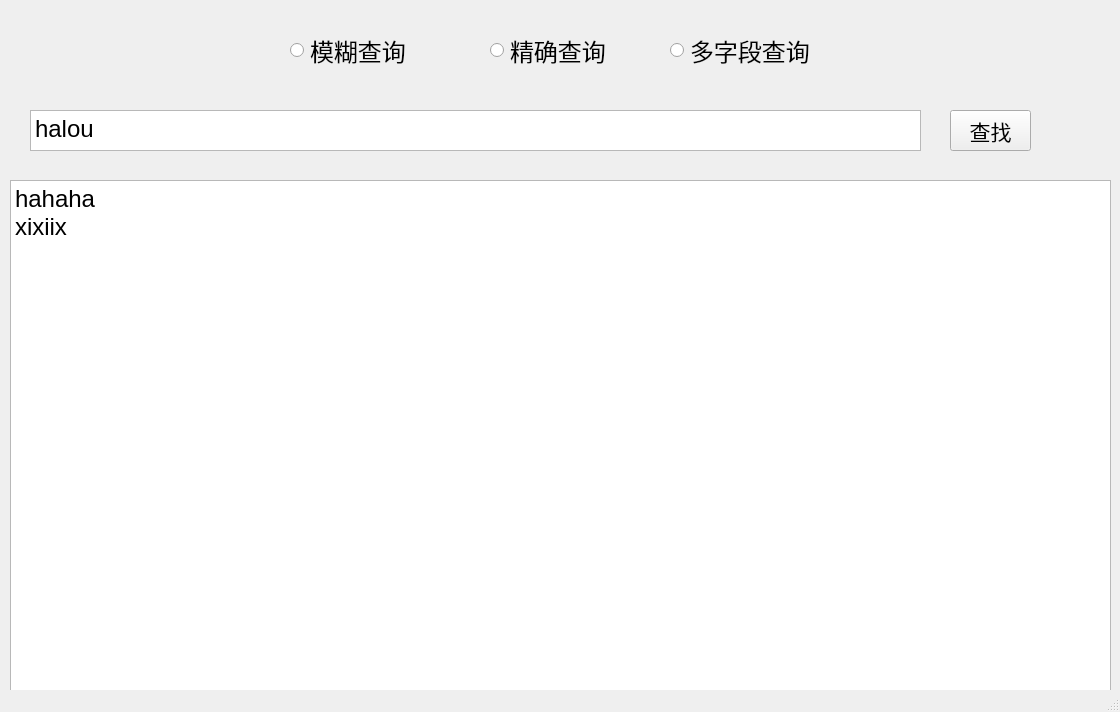
<?xml version="1.0" encoding="UTF-8"?>
<ui version="4.0">
 <class>MainWindow</class>
 <widget class="QMainWindow" name="MainWindow">
  <property name="geometry">
   <rect>
    <x>0</x>
    <y>0</y>
    <width>1120</width>
    <height>712</height>
   </rect>
  </property>
  <property name="windowTitle">
   <string>MainWindow</string>
  </property>
  <property name="autoFillBackground">
   <bool>false</bool>
  </property>
  <widget class="QWidget" name="centralwidget">
   <property name="autoFillBackground">
    <bool>false</bool>
   </property>
   <widget class="QTextEdit" name="textEdit">
    <property name="geometry">
     <rect>
      <x>30</x>
      <y>110</y>
      <width>891</width>
      <height>41</height>
     </rect>
    </property>
    <property name="font">
     <font>
      <pointsize>18</pointsize>
     </font>
    </property>
    <property name="html">
     <string>&lt;!DOCTYPE HTML PUBLIC &quot;-//W3C//DTD HTML 4.0//EN&quot; &quot;http://www.w3.org/TR/REC-html40/strict.dtd&quot;&gt;
&lt;html&gt;&lt;head&gt;&lt;meta name=&quot;qrichtext&quot; content=&quot;1&quot; /&gt;&lt;style type=&quot;text/css&quot;&gt;
p, li { white-space: pre-wrap; }
&lt;/style&gt;&lt;/head&gt;&lt;body style=&quot; font-family:'SimSun'; font-size:18pt; font-weight:400; font-style:normal;&quot;&gt;
&lt;p style=&quot; margin-top:0px; margin-bottom:0px; margin-left:0px; margin-right:0px; -qt-block-indent:0; text-indent:0px;&quot;&gt;halou&lt;/p&gt;&lt;/body&gt;&lt;/html&gt;</string>
    </property>
   </widget>
   <widget class="QPushButton" name="pushButton">
    <property name="geometry">
     <rect>
      <x>950</x>
      <y>110</y>
      <width>81</width>
      <height>41</height>
     </rect>
    </property>
    <property name="font">
     <font>
      <pointsize>16</pointsize>
     </font>
    </property>
    <property name="text">
     <string>查找</string>
    </property>
   </widget>
   <widget class="QTextBrowser" name="textBrowser">
    <property name="geometry">
     <rect>
      <x>10</x>
      <y>180</y>
      <width>1101</width>
      <height>511</height>
     </rect>
    </property>
    <property name="font">
     <font>
      <pointsize>18</pointsize>
     </font>
    </property>
    <property name="html">
     <string>&lt;!DOCTYPE HTML PUBLIC &quot;-//W3C//DTD HTML 4.0//EN&quot; &quot;http://www.w3.org/TR/REC-html40/strict.dtd&quot;&gt;
&lt;html&gt;&lt;head&gt;&lt;meta name=&quot;qrichtext&quot; content=&quot;1&quot; /&gt;&lt;style type=&quot;text/css&quot;&gt;
p, li { white-space: pre-wrap; }
&lt;/style&gt;&lt;/head&gt;&lt;body style=&quot; font-family:'SimSun'; font-size:18pt; font-weight:400; font-style:normal;&quot;&gt;
&lt;p style=&quot; margin-top:0px; margin-bottom:0px; margin-left:0px; margin-right:0px; -qt-block-indent:0; text-indent:0px;&quot;&gt;hahaha&lt;/p&gt;
&lt;p style=&quot; margin-top:0px; margin-bottom:0px; margin-left:0px; margin-right:0px; -qt-block-indent:0; text-indent:0px;&quot;&gt;xixiix&lt;/p&gt;&lt;/body&gt;&lt;/html&gt;</string>
    </property>
   </widget>
   <widget class="QRadioButton" name="radioButton">
    <property name="geometry">
     <rect>
      <x>290</x>
      <y>20</y>
      <width>131</width>
      <height>61</height>
     </rect>
    </property>
    <property name="font">
     <font>
      <pointsize>18</pointsize>
     </font>
    </property>
    <property name="text">
     <string>模糊查询</string>
    </property>
   </widget>
   <widget class="QRadioButton" name="radioButton_2">
    <property name="geometry">
     <rect>
      <x>490</x>
      <y>20</y>
      <width>131</width>
      <height>61</height>
     </rect>
    </property>
    <property name="font">
     <font>
      <pointsize>18</pointsize>
     </font>
    </property>
    <property name="text">
     <string>精确查询</string>
    </property>
   </widget>
   <widget class="QRadioButton" name="radioButton_3">
    <property name="geometry">
     <rect>
      <x>670</x>
      <y>20</y>
      <width>171</width>
      <height>61</height>
     </rect>
    </property>
    <property name="font">
     <font>
      <pointsize>18</pointsize>
     </font>
    </property>
    <property name="text">
     <string>多字段查询</string>
    </property>
   </widget>
  </widget>
  <widget class="QMenuBar" name="menubar">
   <property name="geometry">
    <rect>
     <x>0</x>
     <y>0</y>
     <width>1120</width>
     <height>23</height>
    </rect>
   </property>
  </widget>
  <widget class="QStatusBar" name="statusBar"/>
 </widget>
 <resources/>
 <connections/>
</ui>
